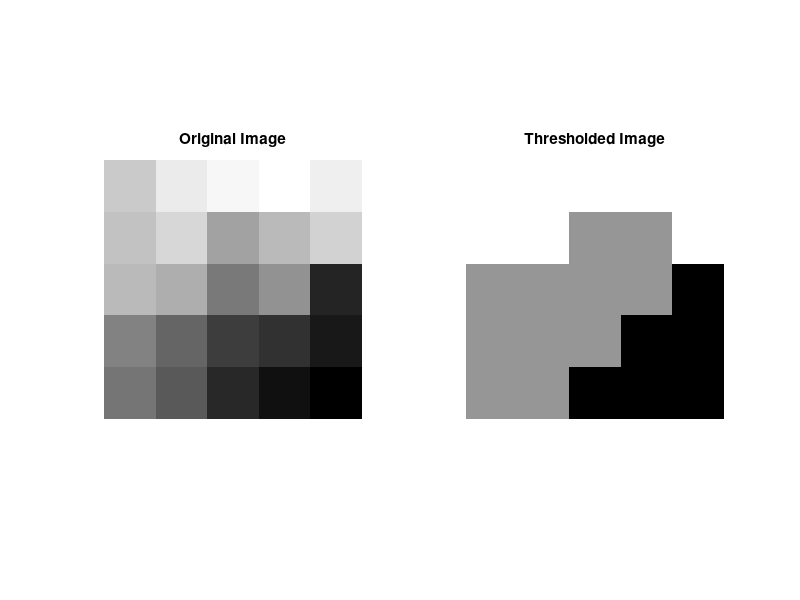

MATLAB code to generate this figure:
% Task 5: Segment an image matrix

% Image matrix A
img_mat = [199 230 240 251 234;
    192 209 160 184 207;
    185 170 120 146 39;
    130 101 63 52 28;
    117 89 44 19 3];

% Matrix to image
img = uint8(255 * mat2gray(img_mat));

% Segment the input image into 3 regions
shape = size(img);
three_region = zeros(shape(1), shape(2));

for i = 1: shape(1)
    for j = 1: shape(2)
        if(img(i, j) < 55)
            three_region(i, j) = 0;
        elseif (img(i,j) > 190)
            three_region(i, j) = 255;
        else
            three_region(i, j) = 150;
        end
    end
end

% Plot
figure(1);
subplot(1, 2, 1);
imshow(img, []);
title('Original Image');

subplot(1, 2, 2);
imshow(three_region, []);
title('Thresholded Image');
